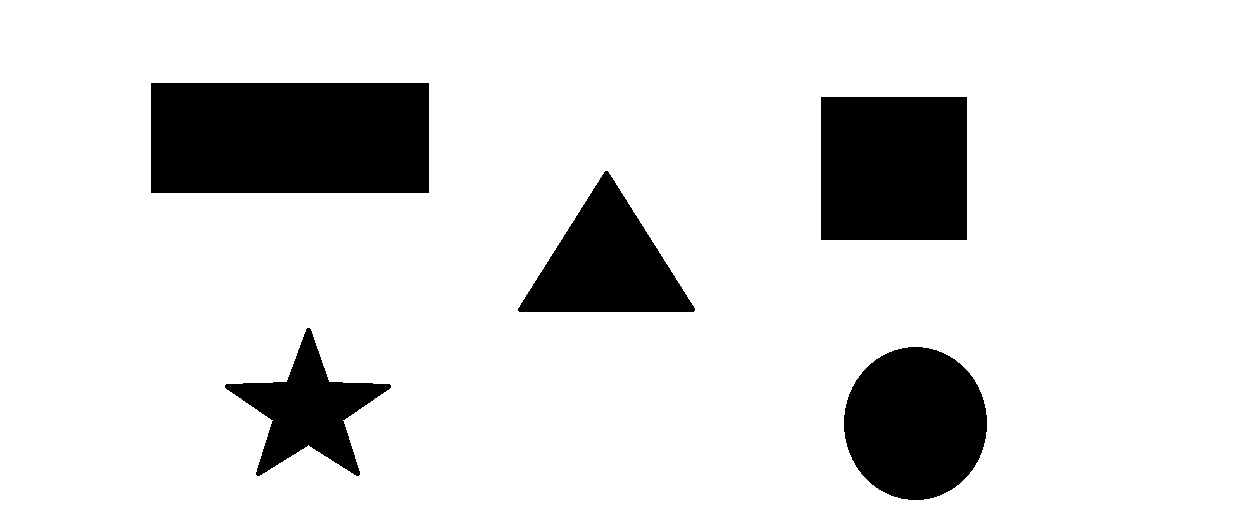
#> input picture Image Segmentation/images/someshapes1.jpg, 1253 x 526 px
$ jupyter execute 'Mini Project-2 Identifying Shapes.ipynb'   (older library calls are emulated)
#> lines starting #> are read from the running program, lines starting #| are printed output that depends on the picture; after the words box and inside, x2 and y2 are one past the last pixel; in counts of white or black regions, pixels touching at a corner belong together
# Mini Project-2
## Identifying shapes

[cell 1]
import numpy as np
import cv2
img=cv2.imread('./images/someshapes1.jpg')
#> img is the input picture: shape (526, 1253, 3); min 0, max 255, mean 219.8
gray=cv2.cvtColor(img,cv2.COLOR_BGR2GRAY)
cv2.imshow('Identifying Shapes',img)
cv2.waitKey(0)

ret, thresh=cv2.threshold(gray,127,255,1)
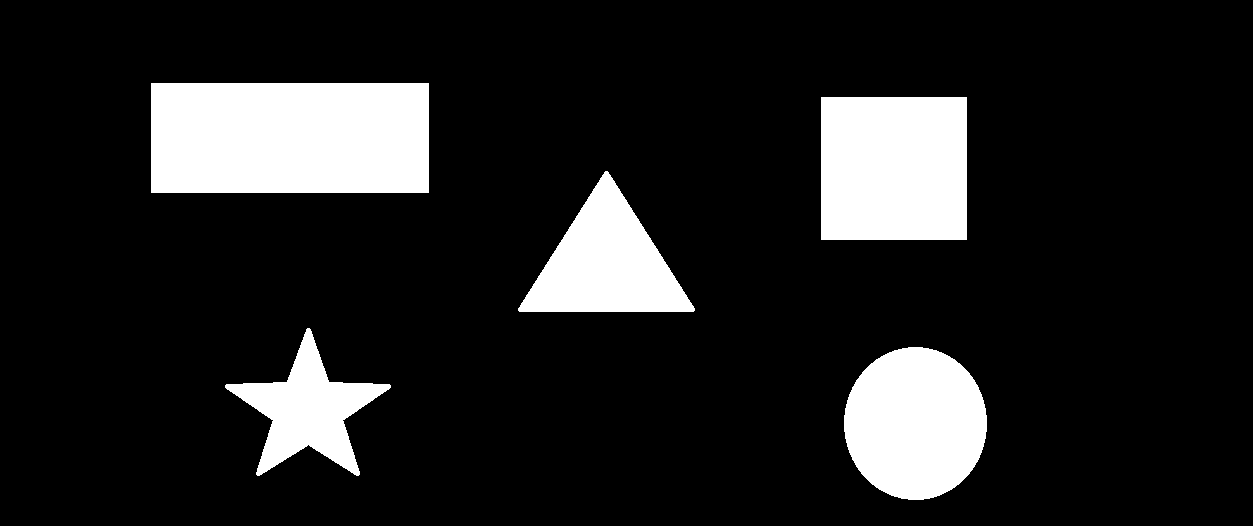
#> thresh: shape (526, 1253); 13.8% white; 5 white regions

#Extract Contours
ret, contours, hierarchy=cv2.findContours(thresh.copy(),cv2.RETR_LIST,cv2.CHAIN_APPROX_NONE)
#> contours = 5 contours; box (x1, y1, x2, y2) and area: (151, 83, 429, 193) 30193, (821, 97, 967, 240) 20590, (844, 347, 987, 500) 16957, (518, 171, 695, 312) 12712, (225, 328, 391, 476) 9084

for cnt in contours:
    ### get approx polygons
    approx=cv2.approxPolyDP(cnt,0.01*cv2.arcLength(cnt,True), True)
    if len(approx)==3:
        shape_name="Traingle"
        cv2.drawContours(img,[cnt],0,(0,255,0),-1)

        ## Find Contour center to place text at the center
        M=cv2.moments(cnt)
        cx=int(M['m10']/M['m00'])
        cy=int(M['m01']/M['m00'])
        cv2.putText(img,shape_name,(cx-50,cy), cv2.FONT_HERSHEY_SIMPLEX,1,(0,0,0),1)

    elif len(approx)==4:
        x,y,w,h=cv2.boundingRect(cnt)
        M=cv2.moments(cnt)
        cx=int(M['m10']/M['m00'])
        cy=int(M['m01']/M['m00'])

        ### Check to see if 4-side polygon is square or rectangel
        ### cv2.boundingRect returns the top left and then width and
        if abs(w-h)<=3:

            shape_name="Square"
            cv2.drawContours(img,[cnt],0,(0,125,255),-1)
            cv2.putText(img,shape_name,(cx-50,cy),cv2.FONT_HERSHEY_SIMPLEX,1,(0,0,0),1)

        else:

            shape_name="Rectangle"
            cv2.drawContours(img,[cnt],0,(0,0,255),-1)
            cv2.putText(img,shape_name,(cx-50,cy),cv2.FONT_HERSHEY_SIMPLEX,1,(0,0,0),1)


    elif len(approx)==10:

        shape_name="Star"
        cv2.drawContours(img,[cnt],0,(255,255,0),-1)
        M=cv2.moments(cnt)
        cx=int(M['m10']/M['m00'])
        cy=int(M['m01']/M['m00'])
        cv2.putText(img,shape_name,(cx-50,cy),cv2.FONT_HERSHEY_SIMPLEX,1,(0,0,0),1)

    elif len(approx)>=15:

        shape_name="Circle"
        cv2.drawContours(img,[cnt],0,(0,255,255),-1)
        M=cv2.moments(cnt)
        cx=int(M['m10']/M['m00'])
        cy=int(M['m01']/M['m00'])
        cv2.putText(img,shape_name,(cx-50,cy),cv2.FONT_HERSHEY_SIMPLEX,1,(0,0,0),1)

    cv2.imshow('Identifying Shapes',img)
    cv2.waitKey(0)
#> this loop made 5 passes
#> (approx, x, y, w, h, cx, cy, shape_name) on passes 4 to 5: ([[821, 97], [821, 239], [966, 239], [966, 97]], 821, 97, 146, 143, 893, 168, 'Square'), ([[151, 83], [151, 192], [428, 192], [428, 83]], 151, 83, 278, 110, 289, 137, 'Rectangle')
#> (approx, shape_name, cx, cy) on pass 3: ([[518, 308], [694, 310], [607, 171]], 'Traingle', 606, 263)
#> pass 1, `cv2.imshow('Identifying Shapes',img)`:
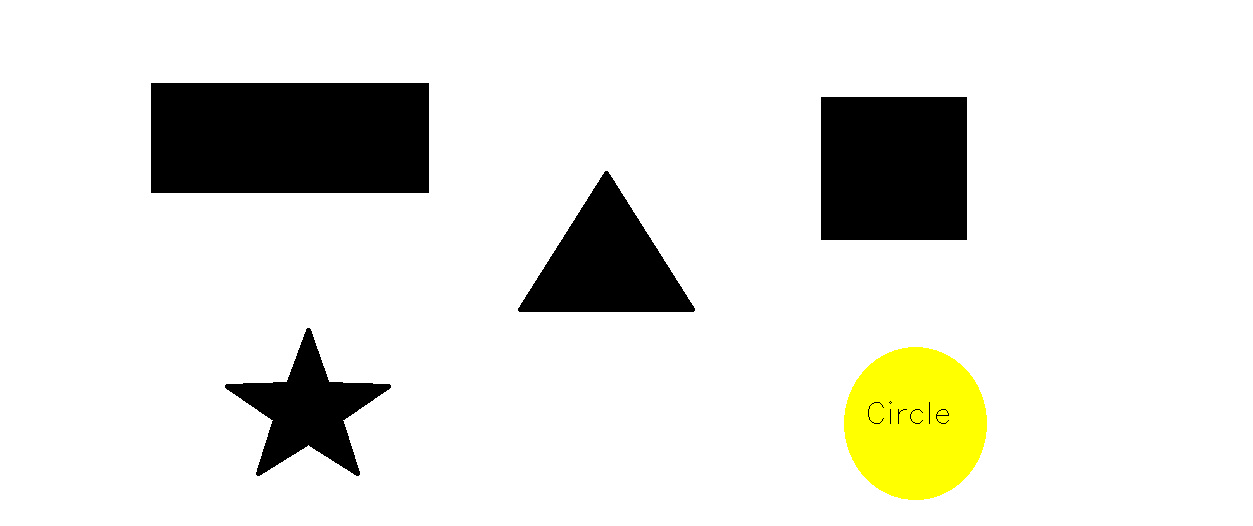
#> window 'Identifying Shapes': shape (526, 1253, 3); mean B, G, R 219.8, 226.4, 226.4
#> pass 2, `cv2.imshow('Identifying Shapes',img)`:
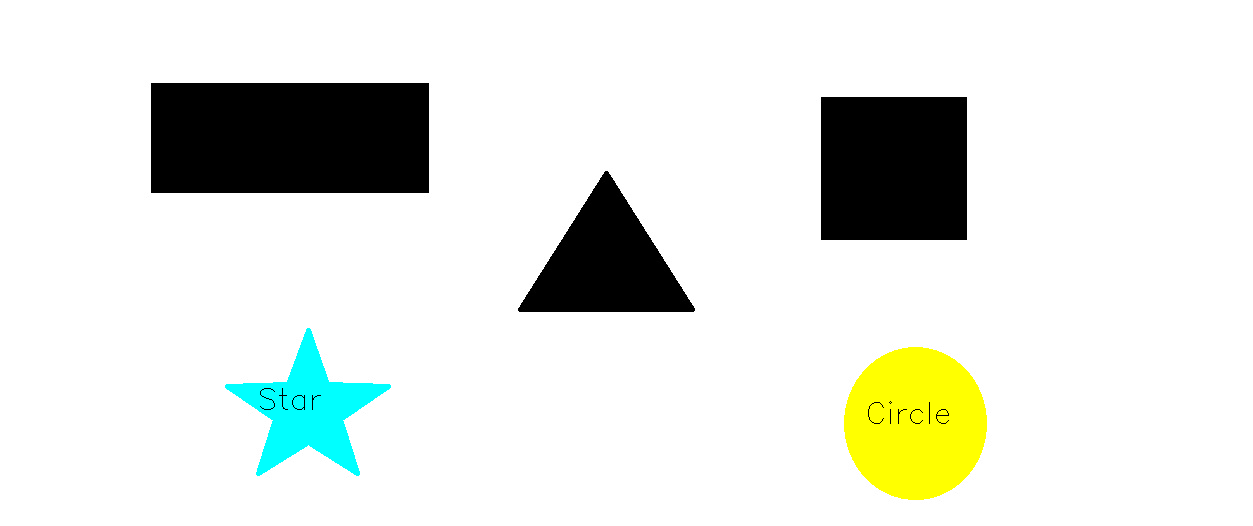
#> window 'Identifying Shapes': shape (526, 1253, 3); mean B, G, R 223.4, 229.9, 226.4
#> after the loop:
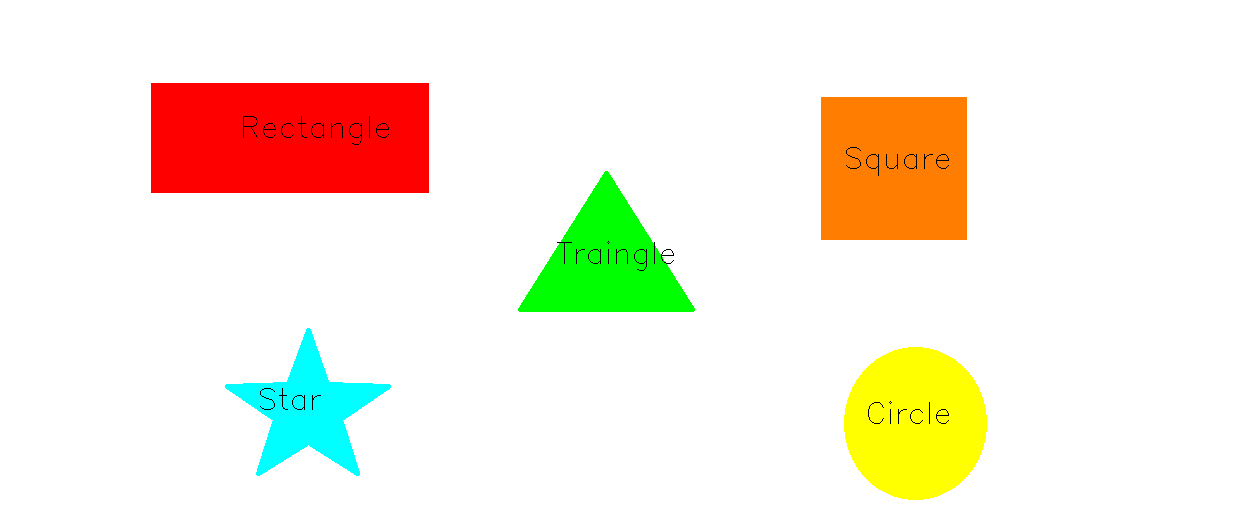
#> img: shape (526, 1253, 3); 13.62% of pixels changed, all inside (x1, y1, x2, y2) = (151, 83, 987, 500)
cv2.destroyAllWindows()

[cell 2]
# -*- coding: utf-8 -*-
"""
Created on Wed Nov 30 16:18:46 2016

@author: Karthick Perumal
"""

import numpy as np
import cv2

### Load the image
image = cv2.imread('images/someshapes1.jpg')
gray = cv2.cvtColor(image, cv2.COLOR_BGR2GRAY)

cv2.imshow('Identifying shapes', image)
cv2.waitKey(0)

ret, thresh = cv2.threshold(gray, 127, 255, 1)

## Extract Contours
ret, contours, hierarchy = cv2.findContours(thresh.copy(), cv2.RETR_LIST, cv2.CHAIN_APPROX_NONE)

for cnt in contours:

    ### get approximate polygons
    approx = cv2.approxPolyDP(cnt, 0.01*cv2.arcLength(cnt, True), True)

    if len(approx) == 3:
        shape_name = "Triangle"
        cv2.drawContours(image, [cnt], 0, (0,255,0), -1)

        ## Find Contour center to place text at the center
        M = cv2.moments(cnt)
        cx = int(M['m10']/M['m00'])
        cy = int(M['m01']/M['m00'])
        cv2.putText(image, shape_name, (cx-50, cy), cv2.FONT_HERSHEY_SIMPLEX, 1, (0, 0, 0), 1)

    elif len(approx) == 4:
        x, y, w, h = cv2.boundingRect(cnt)
        M = cv2.moments(cnt)
        cx = int(M['m10']/M['m00'])
        cy = int(M['m01']/M['m00'])

        ### Check to see if 4-side polygon is square or rectangel
        ### cv2.boundingRect returns the top left and then width and
        if abs(w-h) <= 3:
            shape_name = 'Square'

            cv2.drawContours(image, [cnt], 0, (0, 125, 255), -1)
            cv2.putText(image, shape_name, (cx-50, cy), cv2.FONT_HERSHEY_SIMPLEX, 1, (0, 0, 0), 1)

        else:
            shape_name = 'Rectangle'

            cv2.drawContours(image, [cnt], 0, (0, 0, 255), -1)
            cv2.putText(image, shape_name, (cx-50, cy), cv2.FONT_HERSHEY_SIMPLEX, 1, (0, 0, 0), 1)

    elif len(approx) == 10:
        shape_name = 'Star'
        cv2.drawContours(image, [cnt], 0, (255, 255, 0), -1)
        M = cv2.moments(cnt)
        cx = int(M['m10']/M['m00'])
        cy = int(M['m01']/M['m00'])
        cv2.putText(image, shape_name, (cx-50, cy), cv2.FONT_HERSHEY_SIMPLEX, 1, (0, 0, 0), 1)

    elif len(approx) >= 15:
        shape_name = 'Circle'
        cv2.drawContours(image, [cnt], 0, (0, 255, 255), -1)
        M = cv2.moments(cnt)
        cx = int(M['m10']/M['m00'])
        cy = int(M['m01']/M['m00'])
        cv2.putText(image, shape_name, (cx-50, cy), cv2.FONT_HERSHEY_SIMPLEX, 1, (0, 0, 0), 1)

    cv2.imshow('Identifying Shapes', image)
    cv2.waitKey(0)
#> this loop made 5 passes
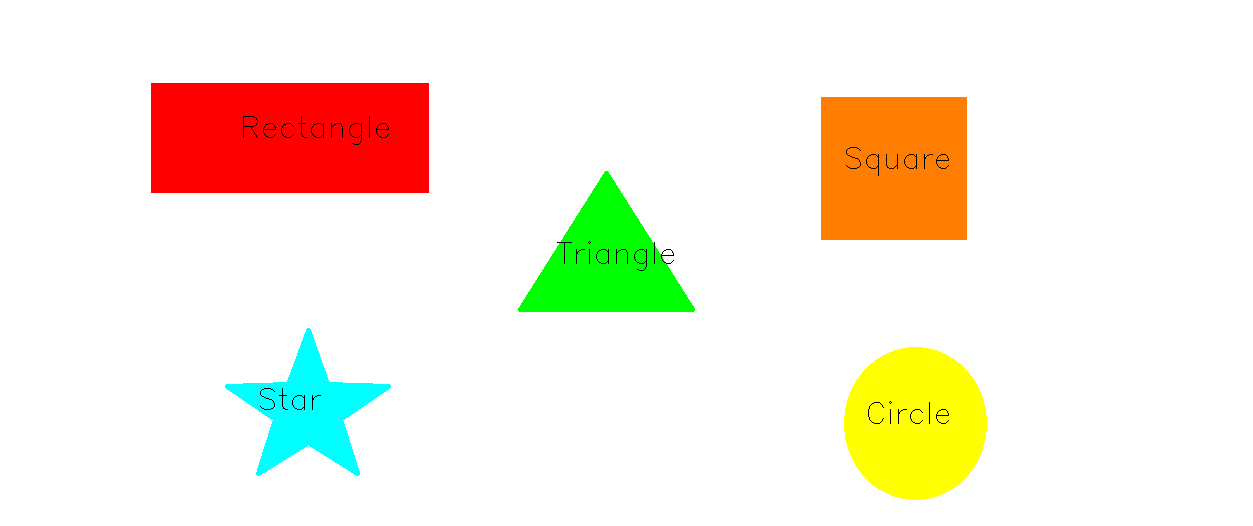
#> image: shape (526, 1253, 3); 13.62% of pixels changed, all inside (x1, y1, x2, y2) = (151, 83, 987, 500)

cv2.destroyAllWindows()

$ run again, with Image Segmentation/images/circle.jpg copied over Image Segmentation/images/someshapes1.jpg
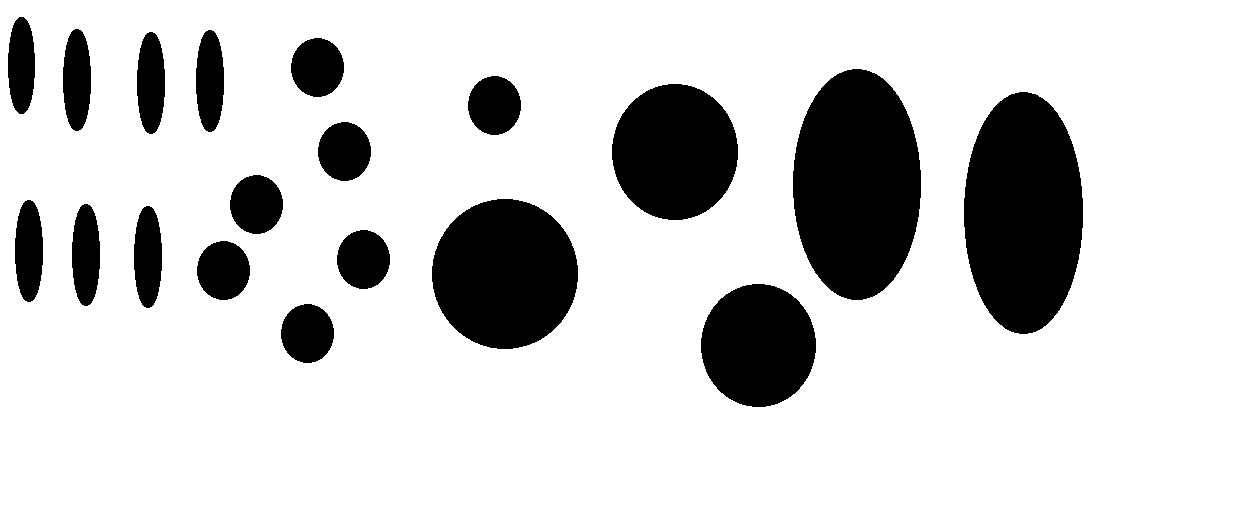
#> input picture Image Segmentation/images/circle.jpg, 1253 x 526 px
#> img is the input picture: shape (526, 1253, 3); 81.7% white; 19 black regions, largest, box (x1, y1, x2, y2) and area: (793, 69, 921, 300) 23237, (964, 92, 1083, 334) 22644, (432, 199, 578, 349) 17187
#> thresh: shape (526, 1253); 18.3% white; 19 white regions
#> contours = 19 contours; largest, box (x1, y1, x2, y2) and area: (793, 69, 921, 300) 22973, (964, 92, 1083, 334) 22374, (432, 199, 578, 349) 16978, (612, 84, 738, 220) 13266, (701, 284, 816, 407) 10932
#> the loop `for cnt in contours:` made 19 passes
#> (cx, cy) on passes 1, 2, 3, 4, 8, 9, 10, 12: (307, 333), (758, 345), (223, 270), (363, 259), (504, 273), (256, 204), (344, 151), (674, 151)
#> pass 1, `cv2.imshow('Identifying Shapes',img)`:
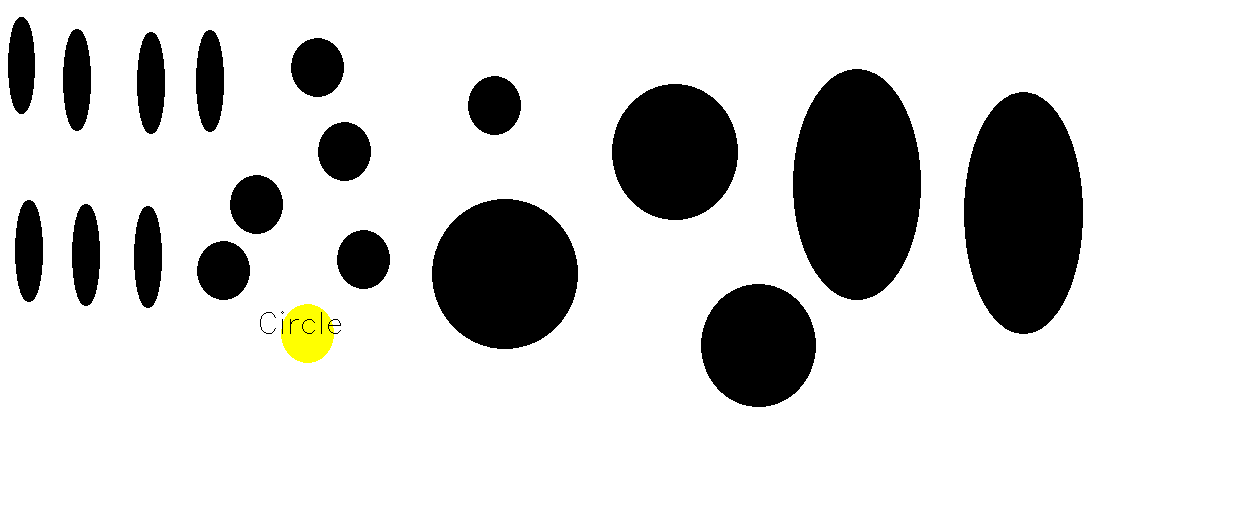
#> window 'Identifying Shapes': shape (526, 1253, 3); mean B, G, R 208.3, 209.2, 209.2
#> after the loop `for cnt in contours:`:
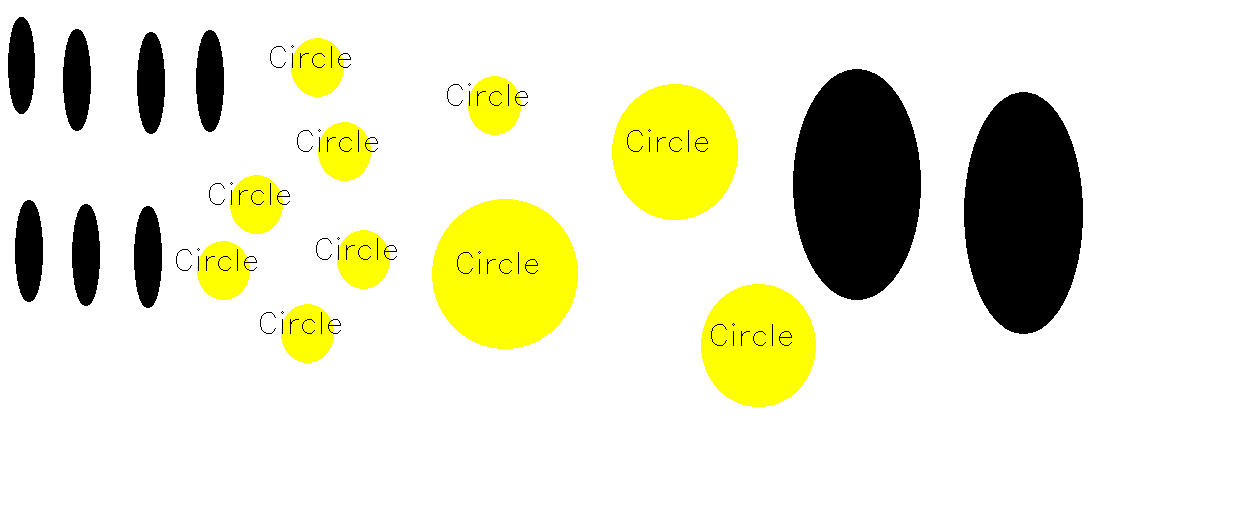
#> img: shape (526, 1253, 3); 8.82% of pixels changed, all inside (x1, y1, x2, y2) = (176, 38, 816, 407)
